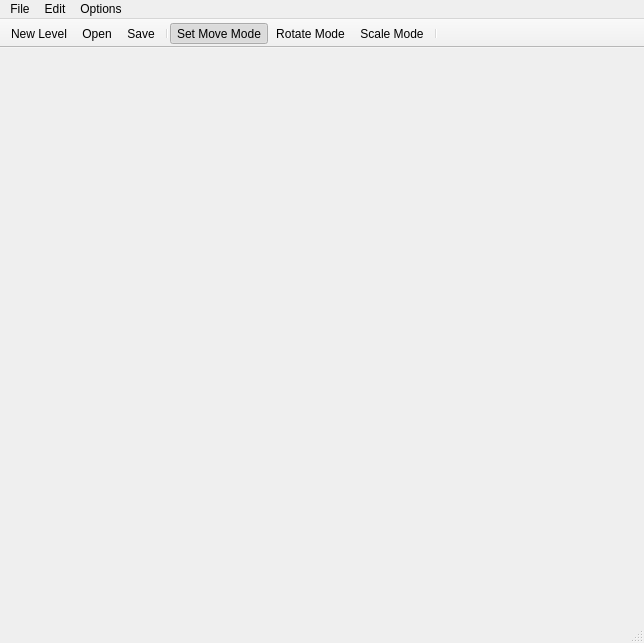
<?xml version="1.0" encoding="UTF-8"?>
<ui version="4.0">
 <class>MainWindow</class>
 <widget class="QMainWindow" name="MainWindow">
  <property name="geometry">
   <rect>
    <x>0</x>
    <y>0</y>
    <width>644</width>
    <height>643</height>
   </rect>
  </property>
  <property name="windowTitle">
   <string>Editor</string>
  </property>
  <property name="windowIcon">
   <iconset resource="../qrc/EditorResources.qrc">
    <normaloff>:/editor/hammergrau.png</normaloff>:/editor/hammergrau.png</iconset>
  </property>
  <widget class="QWidget" name="mdiArea">
   <layout class="QHBoxLayout" name="horizontalLayout"/>
  </widget>
  <widget class="QMenuBar" name="menubar">
   <property name="geometry">
    <rect>
     <x>0</x>
     <y>0</y>
     <width>644</width>
     <height>18</height>
    </rect>
   </property>
   <widget class="QMenu" name="menuFile">
    <property name="title">
     <string>File</string>
    </property>
    <addaction name="actionNew_Level"/>
    <addaction name="actionOpen"/>
    <addaction name="separator"/>
    <addaction name="actionSave"/>
    <addaction name="actionSave_As"/>
    <addaction name="separator"/>
    <addaction name="actionExit"/>
   </widget>
   <widget class="QMenu" name="menuEdit">
    <property name="title">
     <string>Edit</string>
    </property>
    <addaction name="actionEdit_Terrain"/>
    <addaction name="actionEdit_Objects"/>
    <addaction name="separator"/>
    <addaction name="actionSave_grouped_Meshes"/>
    <addaction name="actionSave_grouped_Objects"/>
    <addaction name="actionSave_Collision"/>
    <addaction name="separator"/>
    <addaction name="actionDebugTest"/>
   </widget>
   <widget class="QMenu" name="menuOptions">
    <property name="title">
     <string>Options</string>
    </property>
    <addaction name="actionEditor_Settings"/>
    <addaction name="actionLevel_Settings"/>
    <addaction name="separator"/>
    <addaction name="actionSnap_on_Grid"/>
    <addaction name="actionSnap_on_Angle"/>
    <addaction name="actionSnap_on_Scale"/>
    <addaction name="actionPhysics"/>
    <addaction name="actionFog"/>
   </widget>
   <addaction name="menuFile"/>
   <addaction name="menuEdit"/>
   <addaction name="menuOptions"/>
  </widget>
  <widget class="QStatusBar" name="statusbar"/>
  <widget class="QToolBar" name="toolBar">
   <property name="windowTitle">
    <string>toolBar</string>
   </property>
   <property name="movable">
    <bool>false</bool>
   </property>
   <attribute name="toolBarArea">
    <enum>TopToolBarArea</enum>
   </attribute>
   <attribute name="toolBarBreak">
    <bool>false</bool>
   </attribute>
   <addaction name="actionNew_Level"/>
   <addaction name="actionOpen"/>
   <addaction name="actionSave"/>
   <addaction name="separator"/>
   <addaction name="actionMove_Mode"/>
   <addaction name="actionRotate_Mode"/>
   <addaction name="actionScale_Mode"/>
   <addaction name="separator"/>
  </widget>
  <action name="actionNew_Level">
   <property name="icon">
    <iconset resource="../qrc/EditorResources.qrc">
     <normaloff>:/editor/New.png</normaloff>:/editor/New.png</iconset>
   </property>
   <property name="text">
    <string>New Level</string>
   </property>
   <property name="shortcut">
    <string>Ctrl+N</string>
   </property>
  </action>
  <action name="actionOpen">
   <property name="icon">
    <iconset resource="../qrc/EditorResources.qrc">
     <normaloff>:/editor/Open.png</normaloff>:/editor/Open.png</iconset>
   </property>
   <property name="text">
    <string>Open</string>
   </property>
   <property name="shortcut">
    <string>Ctrl+O</string>
   </property>
  </action>
  <action name="actionSave">
   <property name="icon">
    <iconset resource="../qrc/EditorResources.qrc">
     <normaloff>:/editor/Save.png</normaloff>:/editor/Save.png</iconset>
   </property>
   <property name="text">
    <string>Save</string>
   </property>
   <property name="shortcut">
    <string>Ctrl+S</string>
   </property>
  </action>
  <action name="actionSave_As">
   <property name="text">
    <string>Save As</string>
   </property>
  </action>
  <action name="actionExit">
   <property name="text">
    <string>Exit</string>
   </property>
  </action>
  <action name="actionEdit_Terrain">
   <property name="checkable">
    <bool>true</bool>
   </property>
   <property name="text">
    <string>Edit Terrain</string>
   </property>
  </action>
  <action name="actionEdit_Objects">
   <property name="checkable">
    <bool>true</bool>
   </property>
   <property name="checked">
    <bool>true</bool>
   </property>
   <property name="text">
    <string>Edit Objects</string>
   </property>
  </action>
  <action name="actionSave_grouped_Meshes">
   <property name="text">
    <string>Save grouped Meshes</string>
   </property>
  </action>
  <action name="actionSave_grouped_Objects">
   <property name="text">
    <string>Save grouped Objects</string>
   </property>
  </action>
  <action name="actionSave_Collision">
   <property name="text">
    <string>Save Collision</string>
   </property>
  </action>
  <action name="actionEditor_Settings">
   <property name="text">
    <string>Editor Settings</string>
   </property>
  </action>
  <action name="actionLevel_Settings">
   <property name="text">
    <string>Level Settings</string>
   </property>
  </action>
  <action name="actionSnap_on_Grid">
   <property name="checkable">
    <bool>true</bool>
   </property>
   <property name="checked">
    <bool>true</bool>
   </property>
   <property name="text">
    <string>Snap on Grid</string>
   </property>
  </action>
  <action name="actionSnap_on_Angle">
   <property name="checkable">
    <bool>true</bool>
   </property>
   <property name="checked">
    <bool>true</bool>
   </property>
   <property name="text">
    <string>Snap on Angle</string>
   </property>
  </action>
  <action name="actionSnap_on_Scale">
   <property name="checkable">
    <bool>true</bool>
   </property>
   <property name="checked">
    <bool>true</bool>
   </property>
   <property name="text">
    <string>Snap on Scale</string>
   </property>
  </action>
  <action name="actionPhysics">
   <property name="checkable">
    <bool>true</bool>
   </property>
   <property name="text">
    <string>Physics</string>
   </property>
  </action>
  <action name="actionFog">
   <property name="text">
    <string>Fog</string>
   </property>
  </action>
  <action name="actionMove_Mode">
   <property name="checkable">
    <bool>true</bool>
   </property>
   <property name="checked">
    <bool>true</bool>
   </property>
   <property name="icon">
    <iconset resource="../qrc/EditorResources.qrc">
     <normaloff>:/editor/arrow_move.png</normaloff>:/editor/arrow_move.png</iconset>
   </property>
   <property name="text">
    <string>Set Move Mode</string>
   </property>
   <property name="shortcut">
    <string>M</string>
   </property>
  </action>
  <action name="actionRotate_Mode">
   <property name="checkable">
    <bool>true</bool>
   </property>
   <property name="icon">
    <iconset resource="../qrc/EditorResources.qrc">
     <normaloff>:/editor/arrow_rotate.png</normaloff>:/editor/arrow_rotate.png</iconset>
   </property>
   <property name="text">
    <string>Rotate Mode</string>
   </property>
   <property name="shortcut">
    <string>R</string>
   </property>
  </action>
  <action name="actionScale_Mode">
   <property name="checkable">
    <bool>true</bool>
   </property>
   <property name="icon">
    <iconset resource="../qrc/EditorResources.qrc">
     <normaloff>:/editor/arrow_scale.png</normaloff>:/editor/arrow_scale.png</iconset>
   </property>
   <property name="text">
    <string>Scale Mode</string>
   </property>
   <property name="shortcut">
    <string>S</string>
   </property>
  </action>
  <action name="actionDebugTest">
   <property name="text">
    <string>DebugTest</string>
   </property>
   <property name="shortcut">
    <string>Ctrl+Y</string>
   </property>
  </action>
 </widget>
 <resources>
  <include location="../qrc/EditorResources.qrc"/>
 </resources>
 <connections/>
</ui>
